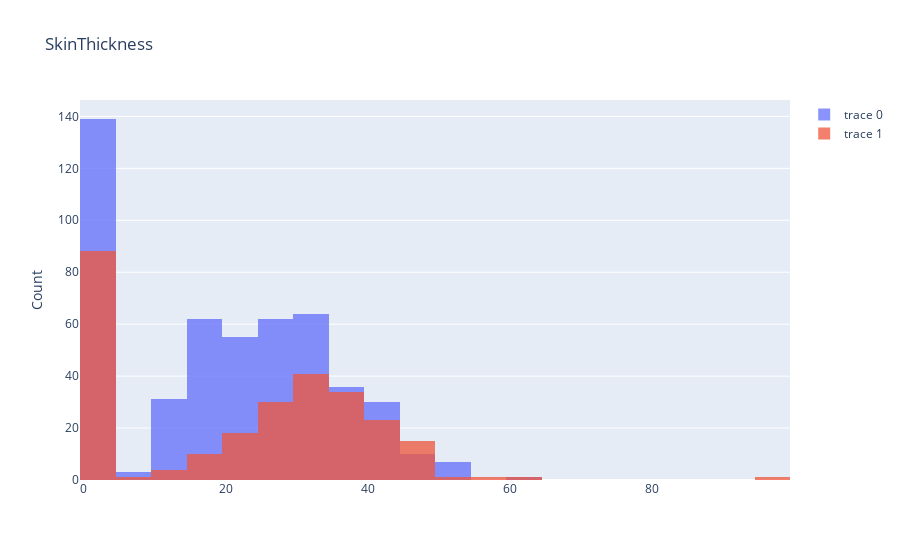

Write notebook code for a chart like this one.
### Code cell
plotBarCat(df,df_name[3],'Outcome')

### Figure 1 — Plotly figure (JSON) as saved in the notebook; plotly's stock layout.template omitted (floating-point values rounded to 4 significant figures; data arrays with more than 128 entries replaced by an {"elided": "..."} marker saying what was removed)
{"data": [{"opacity": 0.75, "type": "histogram", "x": {"elided": "500 int values"}}, {"opacity": 0.75, "type": "histogram", "x": {"elided": "268 int values"}}], "layout": {"barmode": "overlay", "title": {"text": "SkinThickness"}, "yaxis": {"title": {"text": "Count"}}}}
